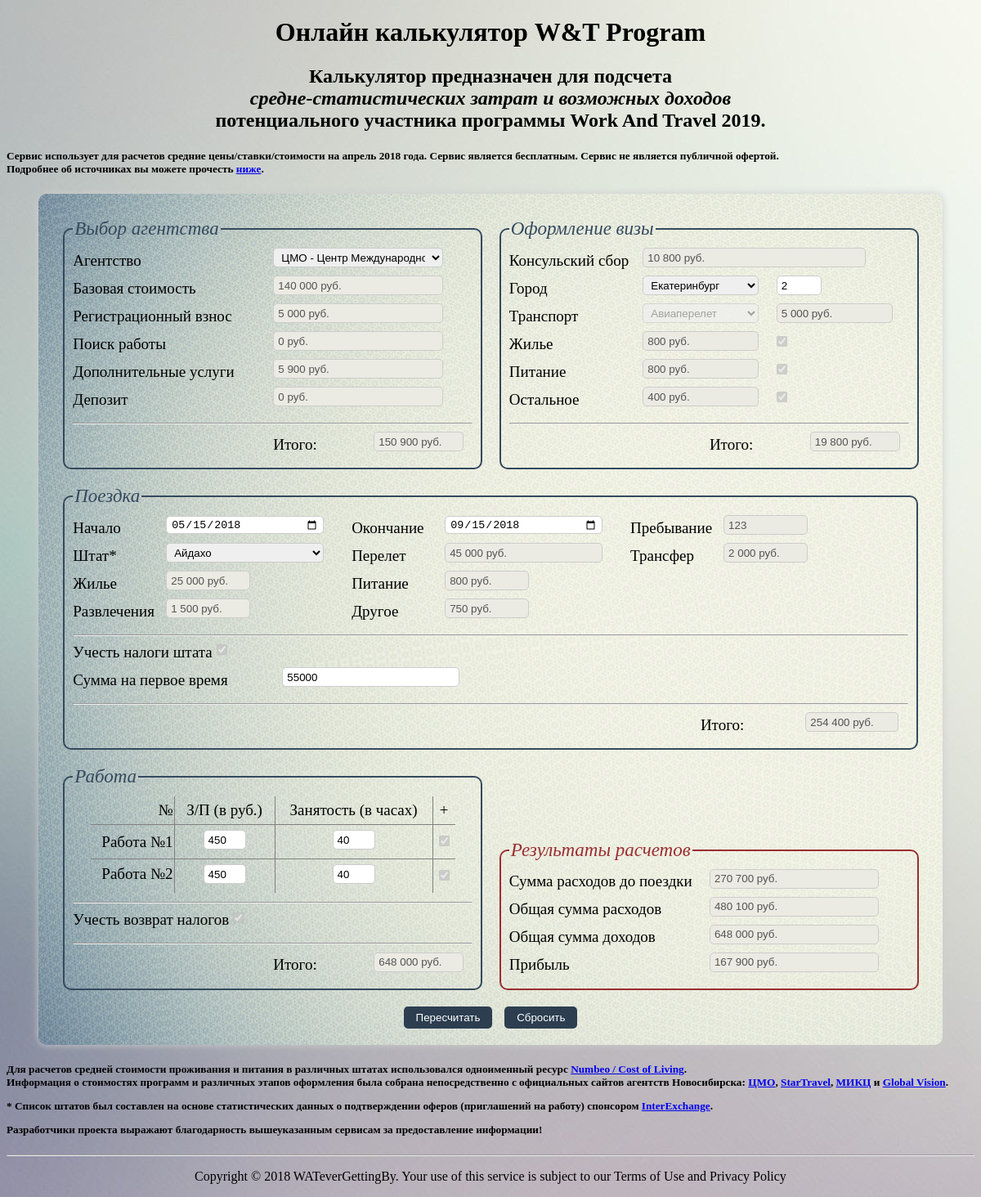
Screenshot of /app.php?agencySelector=2 with the database file from the repository.
### tables this page shows
CREATE TABLE `program` (
  `program_id` int(11) NOT NULL,
  `name` varchar(100) NOT NULL,
  `base_cost` decimal(10,0) NOT NULL,
  `description` varchar(400) DEFAULT NULL,
  `agency_id` int(11) NOT NULL
);

CREATE TABLE `agency` (
  `agency_id` int(11) NOT NULL,
  `sponsor` varchar(50) NOT NULL,
  `registration_fee` decimal(10,0) NOT NULL,
  `consular_fee` decimal(10,0) NOT NULL,
  `additional_fee` decimal(10,0) NOT NULL,
  `working_fee` decimal(10,0) NOT NULL,
  `deposit_fee` decimal(10,0) NOT NULL
);

CREATE TABLE `visa` (
  `visa_id` int(11) NOT NULL,
  `name_of_city` varchar(20) NOT NULL,
  `housing` decimal(10,0) NOT NULL,
  `meal` decimal(10,0) NOT NULL,
  `living` decimal(10,0) NOT NULL,
  `trans_avia` int(11) NOT NULL,
  `trans_rail` int(11) NOT NULL,
  `trans_auto` int(11) NOT NULL,
  `description` varchar(100) NOT NULL
);

CREATE TABLE `state` (
  `state_id` int(11) NOT NULL,
  `name` varchar(30) NOT NULL,
  `avg_salary` float NOT NULL,
  `flight` decimal(10,0) NOT NULL,
  `transfer` decimal(10,0) NOT NULL,
  `housing` decimal(10,0) NOT NULL,
  `meal` decimal(10,0) NOT NULL,
  `entertainment` decimal(10,0) NOT NULL,
  `living` decimal(10,0) NOT NULL,
  `salary_tax` float NOT NULL,
  `purchases_tax` float NOT NULL
);

### app.php (the view, shortened to what the rows shown need)
<!DOCTYPE html>
<html>
    <head>
    </head>
<?php
$dbParams=require('db.php');
	$db= new PDO(
		$dbParams['connection'],
		$dbParams['username'],
		$dbParams['password']
	);
$agencyQuery = $db
	->prepare('
		SELECT * FROM `program` INNER JOIN `agency` ON `agency`.`agency_id` = `program`.`agency_id`
	');
$agencyQuery
	->execute();
$agencies=$agencyQuery
	->fetchAll(PDO::FETCH_ASSOC);
if (isset($_GET['agencySelector'])) {
	$Program = ($_GET['agencySelector']);
}
else
{
	$Program = '1';
}
$selectedagencyQuery = $db
	->prepare('
		SELECT * FROM `program` INNER JOIN `agency` ON `agency`.`agency_id` = `program`.`agency_id` WHERE `program_id` = '.$Program.'
	');
$selectedagencyQuery
	->execute();
$selectedagencies=$selectedagencyQuery
	->fetchAll(PDO::FETCH_ASSOC);
$visaQuery =$db
	->prepare('
		SELECT * FROM `visa`
	');
$visaQuery
	->execute();
$visum=$visaQuery
	->fetchAll(PDO::FETCH_ASSOC);
if (isset($_GET['visaSelector'])) {
	$Visa = ($_GET['visaSelector']);
}
else
{
	$Visa = '1';
}
$selectedvisaQuery =$db
	->prepare('
		SELECT * FROM `visa` WHERE `visa_id` = '.$Visa.'
	');
$selectedvisaQuery
	->execute();
$selectedvisum=$selectedvisaQuery
	->fetchAll(PDO::FETCH_ASSOC);
$stateQuery =$db
	->prepare('
		SELECT * FROM `state`
	');
$stateQuery
	->execute();
$states=$stateQuery
	->fetchAll(PDO::FETCH_ASSOC);
if(isset($_GET['stateSelector'])){
	$State = ($_GET['stateSelector']);
}
else
{
	$State = '29';
}
$selectedstateQuery =$db
	->prepare('
		SELECT * FROM `state` WHERE `state_id` = '.$State.'
	');
$selectedstateQuery
	->execute();
$selectedstates=$selectedstateQuery
	->fetchAll(PDO::FETCH_ASSOC);
?>
    <body>
        <header class="page-header">
		<h1 align=center>Онлайн калькулятор W&T Program</h1>
		<h2 align=center>Калькулятор предназначен для подсчета <br><i>средне-статистических затрат и возможных доходов</i><br> потенциального участника программы Work And Travel 2019.</h2>
		</header>
        <main>
          <form action="app.php" method="GET">
				<div class="half-width">
					<fieldset>
						<div class="half-width">
							<input type="text" name="program_base_cost" title= "Базовая стоимость выбранного варианта программы" value='<?
							foreach ($selectedagencies as $selectedagency) {};
							$ProgramCost = htmlspecialchars($selectedagency['base_cost']);
							print (number_format($ProgramCost, 0, ',', ' ').' руб.');
							?>' disabled>
						</div>
						<div class="half-width">
							<input type="text" name="agency_registration_fee" title= "Регистрационный взнос агентства" value='<?
							foreach ($selectedagencies as $selectedagency) {};
							$AgencyRegistrationFee = htmlspecialchars($selectedagency['registration_fee']);
							print (number_format($AgencyRegistrationFee, 0, ',', ' ').' руб.');
							?>' disabled>
						</div>
						<div class="half-width">
							<input type="text" name="agency_working_fee" title= "Стоимость поиска работ агентством" value='<?
							$AgencyWorkingFee = htmlspecialchars($selectedagency['working_fee']);
							print (number_format($AgencyWorkingFee, 0, ',', ' ').' руб.');
							?>' disabled>
						</div>
						<div class="half-width">
							<input type="text" name="agency_additional_fee" title= "Стоимость дополнительных услуг агентства" value='<?
							$AgencyAdditionalFee = htmlspecialchars($selectedagency['additional_fee']);
							print (number_format($AgencyAdditionalFee, 0, ',', ' ').' руб.');
							?>' disabled>
						</div>
						<div class="half-width">
							<input type="text" name="agency_deposit_fee" title= "Возвращаемый депозит агентству" value='<?
							$AgencyDepositFee = htmlspecialchars($selectedagency['deposit_fee']);
							print (number_format($AgencyDepositFee, 0, ',', ' ').' руб.');
							?>' disabled>
						</div>
						<div class="half-width">
							<div class="half-width">
								<?php
								$AgencyTotal = $ProgramCost + $AgencyRegistrationFee + $AgencyWorkingFee + $AgencyAdditionalFee + $AgencyDepositFee;
								?>
								<input type="text" name="" title= "Итог по затратам, связанным с агентством" value='<?php print (number_format($AgencyTotal, 0, ',', ' ').' руб.'); ?>' disabled>
							</div>
						</div>
					</fieldset>
				</div>
				<div class="half-width">
					<fieldset>
						<div class="two-third-width">
							<input type="text" name="visa_consular_fee" title= "Стоимость консульского сбора" value='<?
							$VisaConsularFee = htmlspecialchars($selectedagency['consular_fee']);
							print number_format($VisaConsularFee, 0, ',', ' ').' руб.';
							?>' disabled>
						</div>
								<input type="number" name="visa_period" value="<?
								if (isset($_GET['visa_period'])) {
									$VisaPeriod = $_GET['visa_period'];
								}
								else
								{
									$VisaPeriod = 2;
								}
								?>" title= "Количество дней проживания в городе">
						<div class="one-third-width">
							<input type="text" name="visa_tansfer" title= "Стоимость трансфера" value='<?
							foreach ($selectedvisum as $selectedvisa) {};
							$VisaTansfer = htmlspecialchars($selectedvisa['trans_avia']);
							print number_format($VisaTansfer, 0, ',', ' ').' руб.';
							?>' disabled>
						</div>
						<div class="one-third-width">
							<input type="text" name="visa_housing" title= "Стоимость аренды за день" value='<?
							$VisaHousing = htmlspecialchars($selectedvisa['housing']);
							print number_format($VisaHousing, 0, ',', ' ').' руб.';
							?>' disabled>
						</div>
						<div class="one-third-width">
							<input type="text" name="visa_meal" title= "Стоимость питания за день" value='<?
							$VisaMeal = htmlspecialchars($selectedvisa['meal']);
							print number_format($VisaMeal, 0, ',', ' ').' руб.';
							?>' disabled>
						</div>
						<div class="one-third-width">
							<input type="text" name="visa_living" title= "Включает дополнительные затраты на проживание (транспорт, развлечения и др.)" value='<?
							$VisaLiving = htmlspecialchars($selectedvisa['living']);
							print number_format($VisaLiving, 0, ',', ' ').' руб.';?>' disabled>
						</div>
						<div class="half-width">
							<div class="half-width">
								<?php
								$VisaTotal = $VisaConsularFee + $VisaTansfer + (($VisaHousing + $VisaMeal + $VisaLiving) * $VisaPeriod);
								?>
								<input type="text" name="" title= "Итог по затратам, связанным с поездкой за визой" value='<?=number_format($VisaTotal, 0, ',', ' ').' руб.'?>' disabled>
							</div>
						</div>
					</fieldset>
				</div>
				<fieldset>
							<input type="date" name="data1" title= "Дата вылета" value="<?php
							if (isset($_GET['data1'])) {
								$Date1 = $_GET['data1'];
							}
							else
							{
								$Date1 = '2018-05-15';
							}
							?>">
							<input type="date" name="data2" title= "Дата возвращения" value="<?php
							if (isset($_GET['data2'])) {
								$Date2 = $_GET['data2'];
							}
							else
							{
								$Date2 = '2018-09-15';
							}
							?>">
							<input type="text" name="state_period" title= "Количество дней проживания в штатах" value='<?
							$StatePeriod = (intval(abs(strtotime($Date2) - strtotime($Date1))) / (3600*24) );
							?>' disabled>
								<?php foreach ($states as $state) { ?>
								<option <?if(isset($_GET['stateSelector']) and htmlspecialchars($state['state_id']) == $_GET['stateSelector']):?> selected='selected' <?endif?> value='<?=htmlspecialchars($state['state_id']);?>'><?=htmlspecialchars($state['name'])?></option>
								<?php } ?>
					<div class="one-third-width">
						<div class="two-third-width">
							<input type="text" name="state_flight" title= "Стоимость затрат на перелет в оба конца" value='<?
							foreach ($selectedstates as $selectedstate) {};
							$StateFlight = htmlspecialchars($selectedstate['flight']);
							print number_format($StateFlight, 0, ',', ' ').' руб.';
							?>' disabled>
						</div>
					</div>
					<div class="one-third-width">
						<div class="one-third-width">
							<input type="text" name="state_transfer" title= "Стоимость затрат на трансфер туда и обратно" value='<?
							$StateTransfer = htmlspecialchars($selectedstate['transfer']);
							print number_format($StateTransfer, 0, ',', ' ').' руб.';
							?>' disabled>
						</div>
					</div>
					<div class="one-third-width">
						<div class="one-third-width">
							<input type="text" name="state_housing" title= "Стоимость жилья за месяц" value='<?
							$StateHousing = htmlspecialchars($selectedstate['housing']);
							print number_format($StateHousing, 0, ',', ' ').' руб.';
							?>' disabled>
						</div>
					</div>
					<div class="one-third-width">
						<div class="one-third-width">
							<input type="text" name="state_meal" title= "Затраты на питание на один день" value='<?
							$StateMeal = htmlspecialchars($selectedstate['meal']);
							print number_format($StateMeal, 0, ',', ' ').' руб.';
							?>' disabled>
						</div>
					</div>
					<div class="one-third-width">
						<div class="one-third-width">
							<input type="text" name="state_entertainment" title= "Средние затраты на отдых и развлечения в штате в месяц" value='<?
							$StateEntertainment = htmlspecialchars($selectedstate['entertainment']);
							print number_format($StateEntertainment, 0, ',', ' ').' руб.';
							?>' disabled>
						</div>
					</div>
					<div class="one-third-width">
						<div class="one-third-width">
							<input type="text" name="state_living" title= "Бытовые затраты в месяц" value='<?
							$StateLiving = htmlspecialchars($selectedstate['living']);
							print number_format($StateLiving, 0, ',', ' ').' руб.';
							?>' disabled>
						</div>
					</div>
							<input type="number" name="money_with" value="<?
							if (isset($_GET['money_with'])) {
								$MoneyWith = ($_GET['money_with']);
							}
							else
							{
								$MoneyWith = '55000';
							}
							?>" title= "Средняя сумма рекомендуемая на первое время">
					<div class="half-width">
						<div class="half-width">
							<div class="half-width">
								<?
								$StateTotal = $StateFlight + $StateTransfer + ($StateMeal * $StatePeriod) + (($StateHousing + $StateEntertainment + $StateLiving) * (round(($StatePeriod/30), 0, PHP_ROUND_HALF_UP)));
								?>
								<input type="text" name="" title= "Итог по затратам, связанным с поездкой за визой" value='<?=number_format($StateTotal, 0, ',', ' ').' руб.'?>' disabled>
							</div>
						</div>
					</div>
				</fieldset>
				<div class="half-width">
					<fieldset>
						<table style="border-collapse: collapse; margin: auto;" border="1">
							<tbody>
								<tr>
									<td>
										<label style="margin-bottom: 0px; margin-top: 5px;" align="center">
											<input type="number" name="salary1" style="width: 40px;" value="<?
											if (isset($_GET['salary1'])) {
												$Salary1 = $_GET['salary1'];
											}
											else
											{
												$Salary1 = htmlspecialchars($state['avg_salary']);
											}
											print $Salary1;
											?>" title= "Ставка дохода за час работы">
										</label>
									</td>
											<input type="number" name="worktime1" style="width: 40px;" value='<?
											if (isset($_GET['worktime1'])) {
												$WorkTime1 = $_GET['worktime1'];
											}
											else
											{
												$WorkTime1 = '40';
											}
											?>' title= "Количество часов в неделю">
								</tr>
								<tr>
									<td>
										<label style="margin-bottom: 0px; margin-top: 5px;" align="center">
											<input type="number" name="salary2" style="width: 40px;" value="<?
											if (isset($_GET['salary2'])) {
												$Salary2 = $_GET['salary2'];
											}
											else
											{
												$Salary2 = htmlspecialchars($state['avg_salary']);
											}
											print $Salary2;
											?>" title= "Ставка дохода за час работы">
										</label>
									</td>
											<input type="number" name="worktime2" style="width: 40px;" value='<?
											if (isset($_GET['worktime2'])) {
												$WorkTime2 = $_GET['worktime2'];
											}
											else
											{
												$WorkTime2 = '40';
											}
											?>' title= "Количество часов в неделю">
								</tr>
							</tbody>
						</table>
						<div>
							<div class="half-width">
								<div class="half-width">
									<?
									$WorkTotal = (($Salary1 * $WorkTime1 + $Salary2 * $WorkTime2) * (round(($StatePeriod/7), 0, PHP_ROUND_HALF_UP)));
									?>
									<input type="text" name="" title= "Итог по затратам, связанным с поездкой за визой" value='<?=number_format($WorkTotal, 0, ',', ' ').' руб.'?>' disabled>
								</div>
							</div>
						</div>
					</fieldset>
				</div>
				<div class="half-width">
					<fieldset style="border: 2px solid #9b2d30;">
						<div class="half-width">
							<input type="text" name="expenses_before" value="<?
							$ExpensesBefore = $AgencyTotal + $VisaTotal + $StateFlight + $MoneyWith;
							print number_format($ExpensesBefore, 0, ',', ' ').' руб.';
							?>" disabled>
						</div>
						<div class="half-width">
							<input type="text" name="expenses_total" value="<?
							$ExpensesTotal = $ExpensesBefore + $StateTotal - $StateFlight;
							print number_format($ExpensesTotal, 0, ',', ' ').' руб.';
							?>" disabled>
						</div>
						<div class="half-width">
							<input type="text" name="revenue_total" value="<?
							$RevenueTotal = $WorkTotal;
							print number_format($RevenueTotal, 0, ',', ' ').' руб.';
							?>" disabled>
						</div>
					</fieldset>
				</div>
            </form>
        </main>
    </body>
</html>

### rows the page displays
program: program_base_cost "140 000 руб.", base_cost.deposit_fee "150 900 руб.", expenses_before "270 700 руб.", expenses_total "480 100 руб."
agency: agency_registration_fee "5 000 руб.", agency_working_fee "0 руб.", agency_additional_fee "5 900 руб.", agency_deposit_fee "0 руб.", visa_consular_fee "10 800 руб.", consular_fee.living "19 800 руб."
visa: visa_tansfer "5 000 руб.", visa_housing "800 руб.", visa_meal "800 руб.", visa_living "400 руб."
state: state_flight "45 000 руб.", state_transfer "2 000 руб.", state_housing "25 000 руб.", state_meal "800 руб.", state_entertainment "1 500 руб.", state_living "750 руб.", flight+transfer+meal "254 400 руб."
state: salary1 "450", salary2 "450", avg_salary "648 000 руб.", revenue_total "648 000 руб."

### other values shown
form field agencySelector "ЦМО - Центр Международного Обмена / Self-Arranged Standard + Flight"
form field visaSelector "Екатеринбург"
form field stateSelector "Айдахо"
